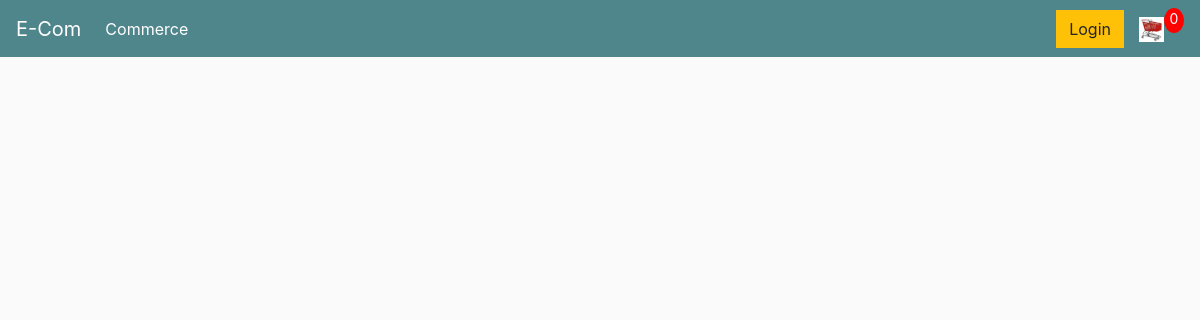
The app's page /, older data.
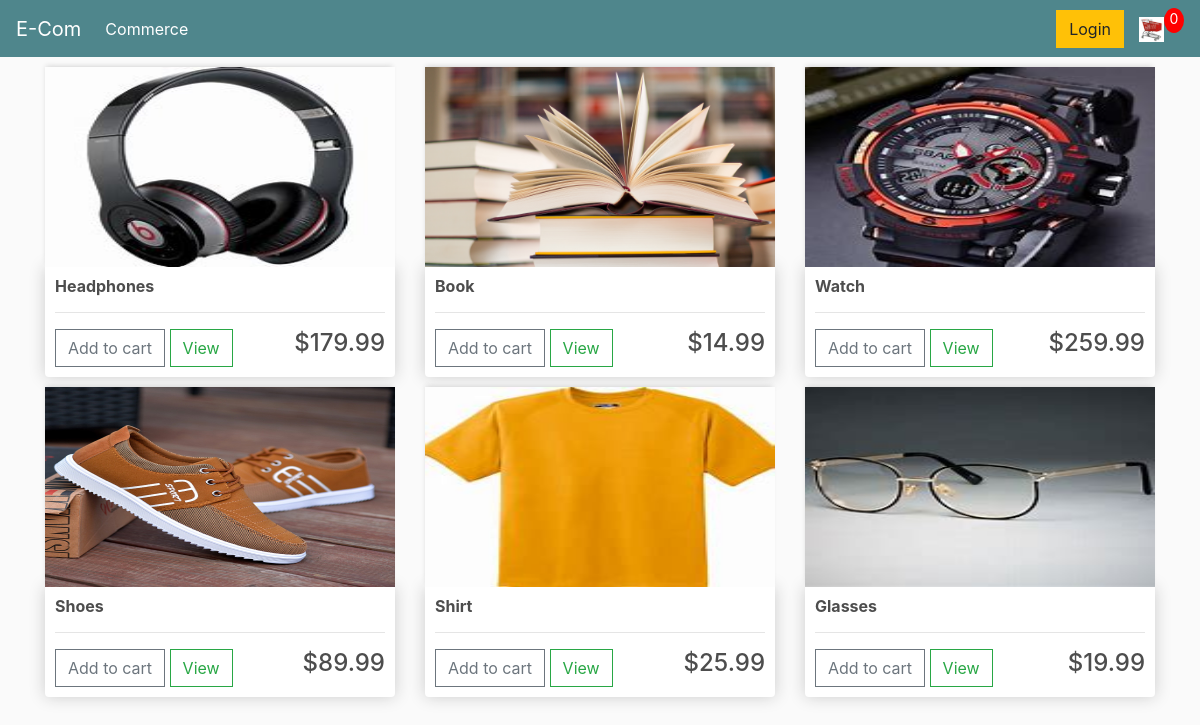
The same page, newer data.
### commerce/models.py (models this page shows, shortened)
class Product(models.Model):
	name = models.CharField(max_length=200, null=True)
	price = models.FloatField()
	digital = models.BooleanField(default=False, null=True, blank=False)
	image = models.ImageField(null=True, blank=True)
	@property
	def ImageUrl(self):
		try:
			url = self.image.url
		except:
			url = ''
		return url

### commerce/views.py (the view)
# urls.py: path('', views.home, name='home'),
def home(request):
	if request.user.is_authenticated:
		customer=request.user.customer
		order, created = Order.objects.get_or_create(customer=customer, complete=False)
		items = order.orderitem_set.all()
		cartItems = order.get_cart_items
	else:
		items = []
		order = {'get_cart_total': 0, 'get_cart_items':0}
		cartItems = order['get_cart_items']
	products = Product.objects.all()
	context={'products':products, 'cartItems':cartItems}
	return render(request, 'commerce/home.html', context)

### commerce/templates/commerce/home.html
{% extends 'commerce/base.html' %}
{% load static %}
{% block content %}
 <div class="row">
 	{% for product in products %}
 	<div class="col-lg-4">
 		<img class="thumbnail" src="{{ product.ImageUrl }}">
 		<div class="box-element product">
 			<h6><strong>{{ product.name }}</strong></h6>
 			<hr>
 			<button data-product='{{ product.id }}' data-action='add' class="btn btn-outline-secondary add-btn update-cart">Add to cart</button>
 			<a class="btn btn-outline-success" href="#">View</a>
 			<h4 style="display: inline-block; float: right;">${{ product.price }}</h4>
 		</div>
 	</div>
 	{% endfor %}
 </div>
{% endblock %}

### commerce/templates/commerce/base.html (shortened to what this page needs)
<!doctype html>
{% load static %}
<html lang="en">
  <head>
    <link rel="stylesheet" href="https://cdn.jsdelivr.net/npm/bootstrap@4.3.1/dist/css/bootstrap.min.css">
    <link rel="stylesheet" type="text/css" href="{% static 'css/main.css' %}">
  </head>
  <body>
    <nav class="navbar navbar-expand-lg navbar-dark bg-dark">
  <a class="navbar-brand" href="#">E-Com</a>
  <div class="collapse navbar-collapse" id="navbarSupportedContent">
    <ul class="navbar-nav mr-auto">
      <li class="nav-item active">
        <a class="nav-link" href="/">Commerce <span class="sr-only">(current)</span></a>
      </li>
    </ul>
    <div class="form-inline my-2 my-lg-0">
      <a href='#' class="btn btn-warning">Login</a>
      <a href="{% url 'cart' %}">
        <img id="cart-icon" src="{% static 'images/cart.jpg' %}">
      </a>
      <p id='cart-total'>{{cartItems}}</p>
    </div>
  </div>
</nav>
    <div class="container">
      {% block content %}
      {% endblock %}
    </div>
  </body>
</html>

### static/css/main.css (style rules this page uses)
body { background-color: hsl(0, 0%, 98%); }
h1,h2,h3,h4,h5,h6 { color:hsl(0, 0%, 30%); }
.box-element { box-shadow:hsl(0, 0%, 80%) 0 0 16px; background-color: #fff; border-radius: 4px; padding: 10px; }
.thumbnail { width: 100%; height: 200px; -webkit-box-shadow: -1px -3px 5px -2px rgba(214,214,214,1); -moz-box-shadow: -1px -3px 5px -2px rgba(214,214,214,1); box-shadow: -1px -3px 5px -2px rgba(214,214,214,1); }
.product { border-radius: 0 0 4px 4px; }
.bg-dark { background-color: #4f868c!important; }
#cart-icon { width:25px; display: inline-block; margin-left: 15px; }
#cart-total { display: block; text-align: center; color:#fff; background-color: red; width: 20px; height: 25px; border-radius: 50%; font-size: 14px; }
.col-lg-4, .col-lg-6, .col-lg-8, .col-lg-12 { margin-top: 10px; }
.btn { border-radius: 0; }

Row changes from the older to the newer data that the page shows:
added Product: ImageUrl (picture), name "Headphones", price "179.99"
added Product: ImageUrl (picture), name "Book", price "14.99"
added Product: ImageUrl (picture), name "Watch", price "259.99"
added Product: ImageUrl (picture), name "Shoes", price "89.99"
added Product: ImageUrl (picture), name "Shirt", price "25.99"
added Product: ImageUrl (picture), name "Glasses", price "19.99"
